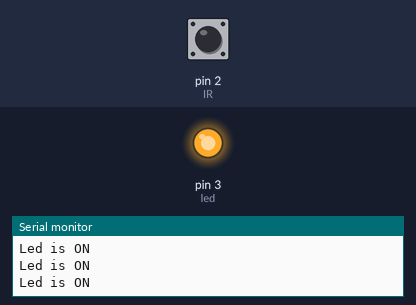
Recording of a sketch running on a simulated Arduino Uno, built with avr-gcc and run on an emulated ATmega328P. On the bench: output pins drawn as LEDs (lit = HIGH), the last lines printed to the serial monitor. Dashed ring = blinking. The inputs (shaded band) are chosen by the test bench; at power-on: pin 2 (IR) LOW.

Above: at 1.2 s.
1.3 s: pin 2 (IR) driven HIGH
At 2.5 s:
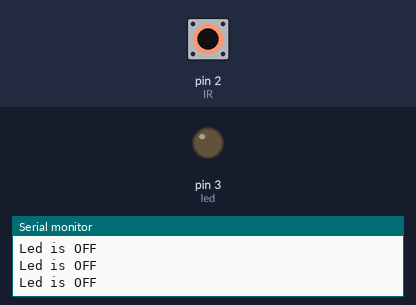
2.8 s: pin 2 (IR) driven LOW
At 3.8 s:
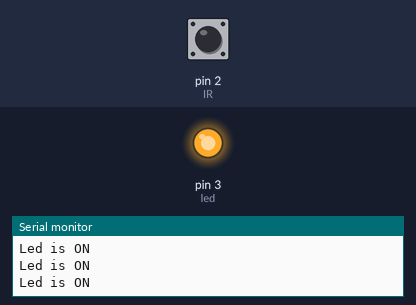
5.8 s: pin 2 (IR) pulsed HIGH 2 times (0.12 s each, 0.3 s apart)
At 6.02 s:
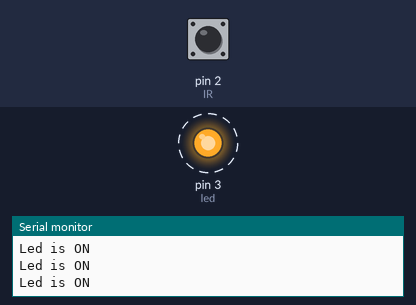
9.4 s: pin 2 (IR) pulsed HIGH 2 times (0.12 s each, 0.3 s apart)
At 11.0 s:
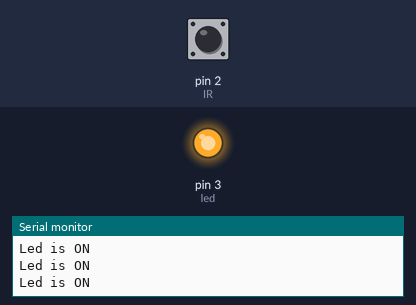
Timing chart, 0 to 12.5 s (numbered marks = the images above; inputs shaded):
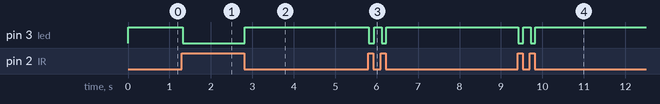

Measured:
- after the input at 1.3 s, pin 3 (led): HIGH → LOW at once
- after the input at 2.8 s, pin 3 (led): LOW → HIGH at once
- after the input at 5.8 s, pin 3 (led): alternates HIGH for 0.18 s and LOW for 0.12 s, 4 changes in all, then stays HIGH, starting at once
- after the input at 9.4 s, pin 3 (led): alternates HIGH for 0.18 s and LOW for 0.12 s, 4 changes in all, then stays HIGH, starting at once

The sketch:

source_code.ino
```cpp
#define IR 2
#define led 3

bool ir_val = 0 ;

void setup() {
// put your setup code here, to run once:
Serial.begin(9600);
pinMode(IR, INPUT);
pinMode(led,OUTPUT);
}

void loop() {
// put your main code here, to run repeatedly:
ir_val = digitalRead(IR);

if(ir_val == HIGH)
{
Serial.println("Led is OFF");
digitalWrite(led, LOW);
}

if(ir_val == LOW)
{
Serial.println("Led is ON");
digitalWrite(led, HIGH);
}
}
```
